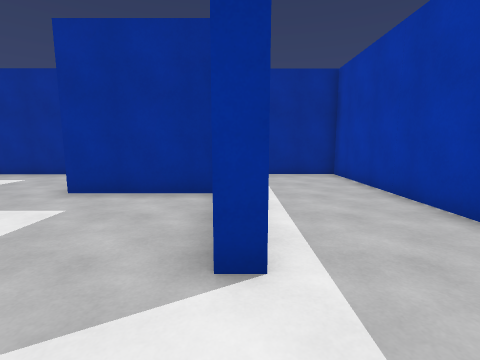
[1] (above)

23 first-person views from a walk through a 3-D level made in the Unity game engine. The camera is 1.4 m above the floor, tilts 8° down and sees 85° across. The floor is counted in squares, 1.15 m on a side. Each view is taken from the middle of a square. On the plan, view 1 faces up. The plan holds only what a view shows up to about 12 squares ahead; the rest is blank. The place goes on beyond the plan. The player character is not drawn.

[2]
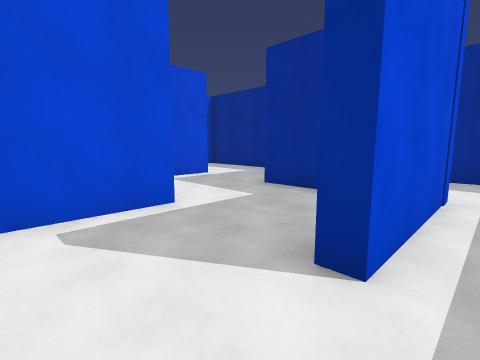

[3]
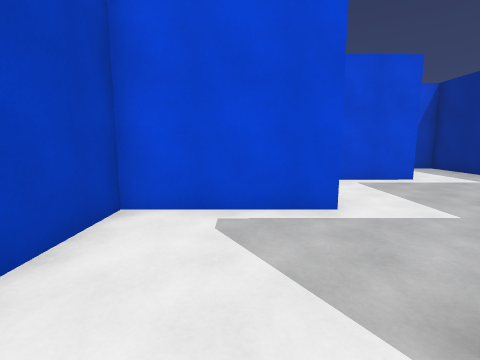

[4]
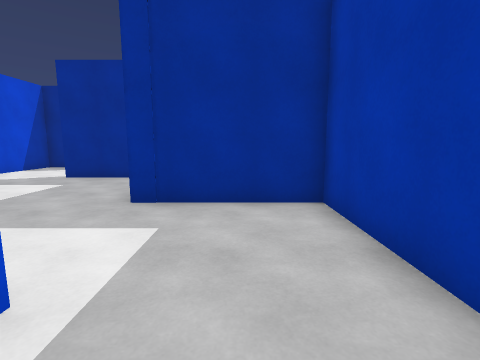

[5]
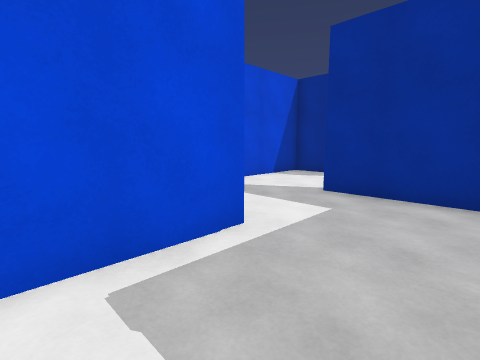

[6]
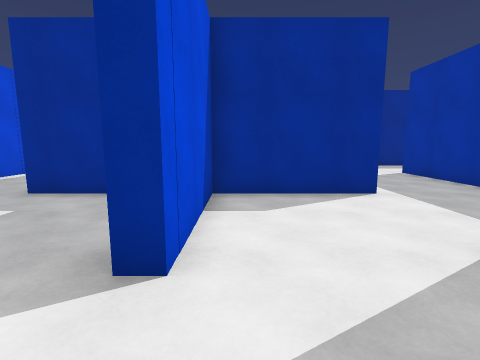

[7]
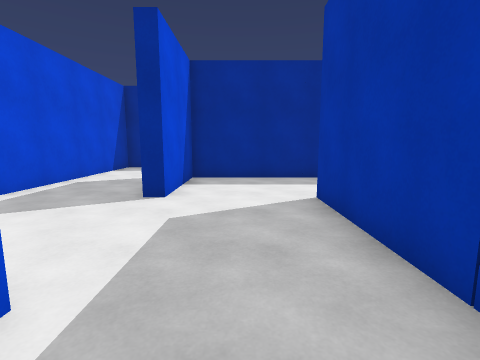

[8]
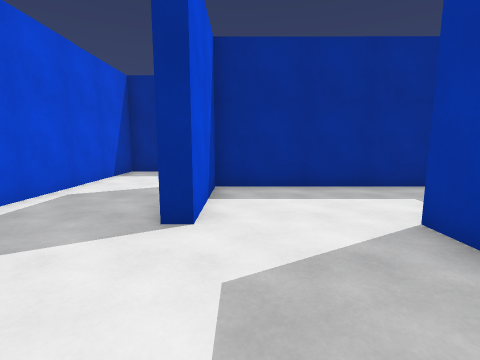

[9]
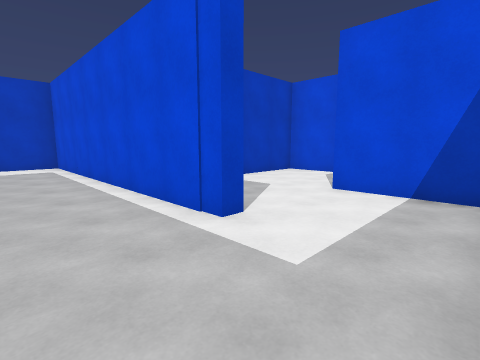

[10]
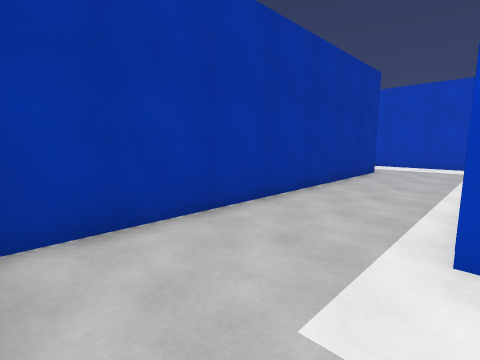

[11]
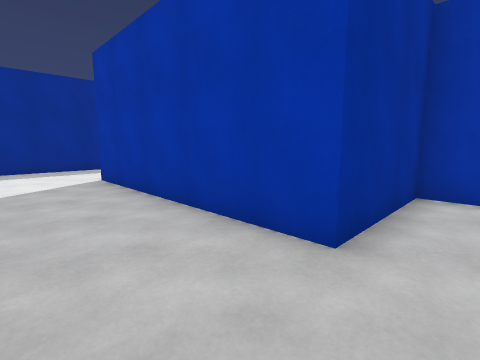

[12]
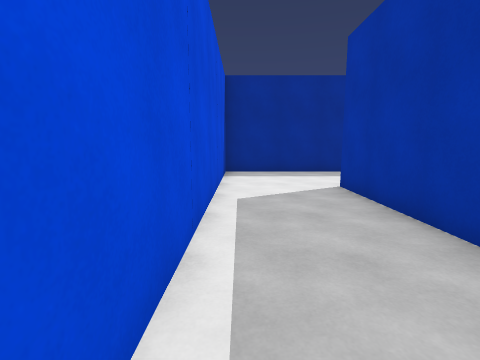

[13]
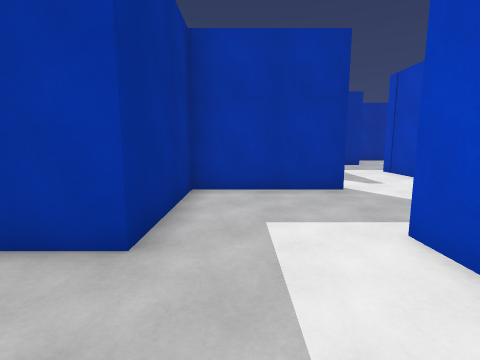

[14]
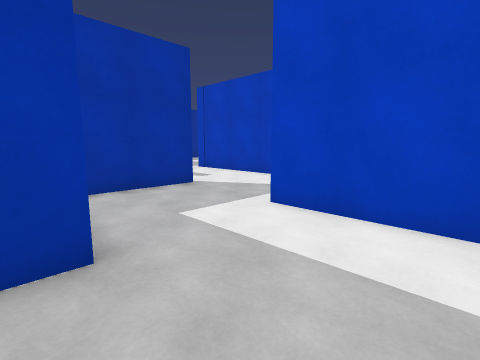

[15]
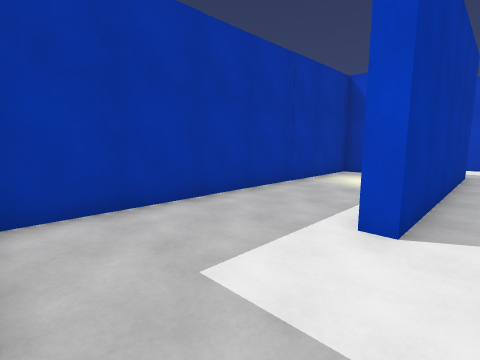

[16]
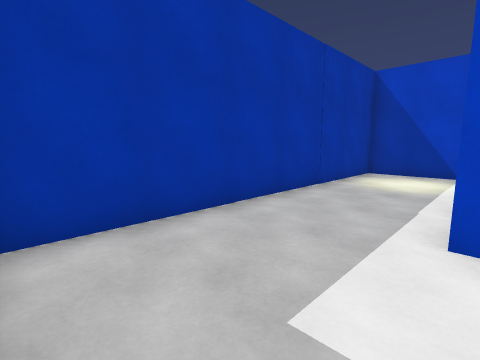

[17]
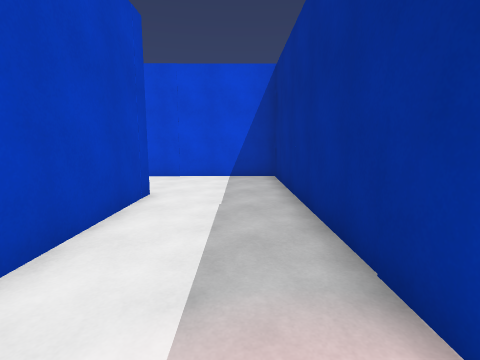

[18]
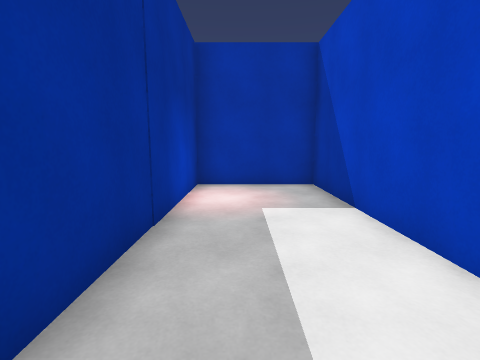

[19]
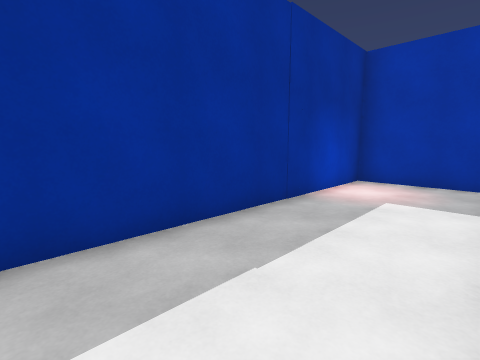

[20]
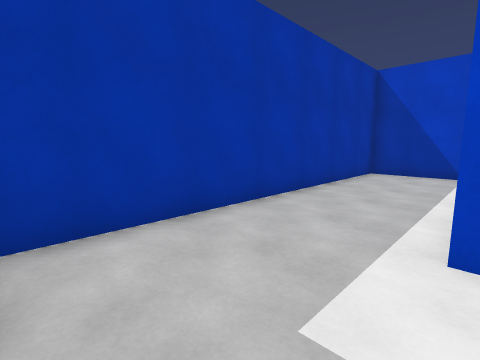

[21]
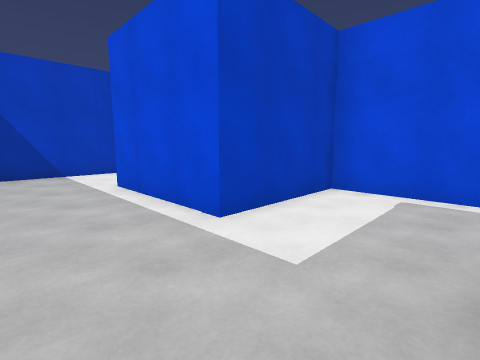

[22]
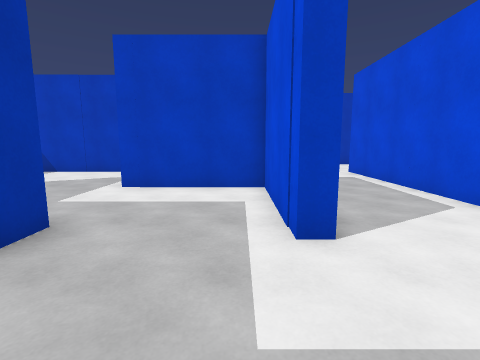

[23]
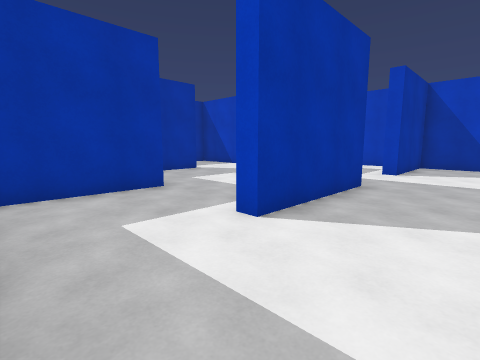

### Floor plan
Points are (right, up) in squares from view 1. A wall is a line through its corners. A room is listed if a view was taken in it or the views show most of it. See-through windows are left out.
Room 1 (views 1, 2, 3, 4, 5, 6, 7, 8, 9, 10, 11, 12, 13, 14, 15, 16, 17, 18, 19, 20, 21, 22, 23)
walls: (-6.8, 10.3) (-11.1, 10.3); (-8.6, 10.8) (-3.7, 10.8) (-3.7, 6.8) (0.3, 6.8) (0.3, 2.3) (-0.2, 2.3); (-1.1, 14.3) (-4.2, 14.3); (-3.6, 18.3) (-7.7, 18.3) (-7.7, 14.3) (-8.2, 14.3) (-8.2, 18.3) (-12.2, 18.3) (-12.2, 26.3) (-11.6, 26.3); (-7, 18.8) (-4.4, 18.8); (1, 10.8) (2.4, 10.8); (-11, 18.8) (-8.2, 18.8) (-8.2, 30); (-0.3, 18.8) (-0.3, 22.8) (0.3, 22.8) (0.3, 11.6); (-7.7, 21) (-7.7, 19.5); (-0.6, 6.3) (-4.2, 6.3) (-4.2, 9.9); (-15, 14.8) (-11.6, 14.8); (3.7, 14.2) (3.7, 26); (-11.7, 5) (-11.7, -1.2); (-8.2, 2.2) (-8.2, 6.8) (-7.7, 6.8) (-7.7, 2.8) (-3.7, 2.8) (-3.7, -1.2) (3.7, -1.2) (3.7, 10.3) (-0.4, 10.3); (-0.3, 3.5) (-0.3, 4.2); (-4.2, 26.8) (3.7, 26.8) (3.7, 30.3) (-7.7, 30.3) (-7.7, 23); (2.2, 26.3) (-3.7, 26.3) (-3.7, 22.8) (-4.2, 22.8); (-8.2, -4.4) (-8.2, -1.2) (-7.6, -1.2); (-10.5, 30.3) (-15.6, 30.3) (-15.6, 19.5); (-10.4, -5.2) (-9, -5.2)

Positions as (right, up) in squares from view 1, and headings:
1: (0, 0), facing up
2: (1, 0), facing up-left
3: (1, 1), facing left
4: (2, 5), facing up
5: (-1, 8), facing up-left
6: (-7, 12), facing up
7: (-2, 17), facing up
8: (-3, 19), facing up
9: (3, 26), facing down-left
10: (0, 26), facing down-right
11: (-15, 17), facing up-right
12: (-15, 19), facing up
13: (-15, 17), facing right
14: (-15, 19), facing down-right
15: (-13, 30), facing down-right
16: (-12, 30), facing down-right
17: (2, 29), facing left
18: (-4, 29), facing right
19: (-5, 27), facing up-right
20: (0, 10), facing down-right
21: (3, 10), facing down-left
22: (-7, 10), facing down
23: (-11, 10), facing down-right
